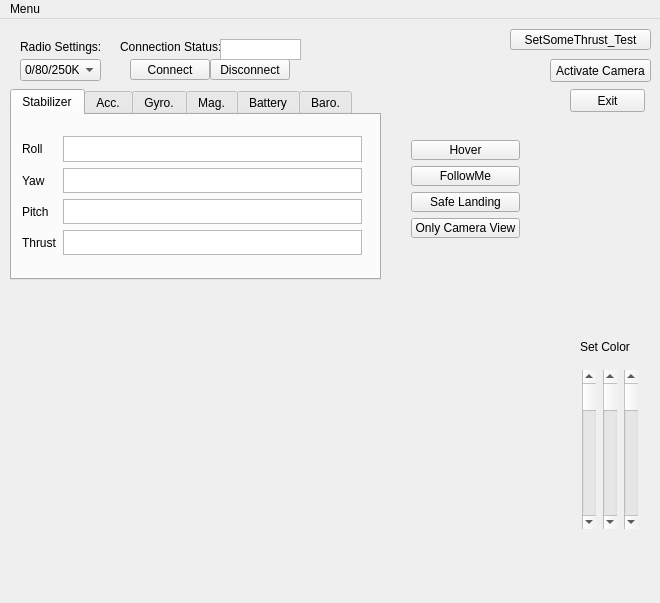
<?xml version="1.0" encoding="UTF-8"?>
<ui version="4.0">
 <class>MainWindow</class>
 <widget class="QMainWindow" name="MainWindow">
  <property name="geometry">
   <rect>
    <x>0</x>
    <y>0</y>
    <width>660</width>
    <height>603</height>
   </rect>
  </property>
  <property name="windowTitle">
   <string>MainWindow</string>
  </property>
  <widget class="QWidget" name="centralWidget">
   <widget class="QPushButton" name="exitApp">
    <property name="geometry">
     <rect>
      <x>570</x>
      <y>70</y>
      <width>75</width>
      <height>23</height>
     </rect>
    </property>
    <property name="text">
     <string>Exit</string>
    </property>
   </widget>
   <widget class="QPushButton" name="activateCamera">
    <property name="geometry">
     <rect>
      <x>550</x>
      <y>40</y>
      <width>101</width>
      <height>23</height>
     </rect>
    </property>
    <property name="text">
     <string>Activate Camera</string>
    </property>
   </widget>
   <widget class="QPushButton" name="connectRadio">
    <property name="geometry">
     <rect>
      <x>130</x>
      <y>40</y>
      <width>80</width>
      <height>21</height>
     </rect>
    </property>
    <property name="text">
     <string>Connect</string>
    </property>
   </widget>
   <widget class="QPushButton" name="disconnectRadio">
    <property name="geometry">
     <rect>
      <x>210</x>
      <y>40</y>
      <width>80</width>
      <height>21</height>
     </rect>
    </property>
    <property name="text">
     <string>Disconnect</string>
    </property>
   </widget>
   <widget class="QComboBox" name="radioSettingsOptions">
    <property name="geometry">
     <rect>
      <x>20</x>
      <y>40</y>
      <width>81</width>
      <height>22</height>
     </rect>
    </property>
    <property name="editable">
     <bool>false</bool>
    </property>
    <item>
     <property name="text">
      <string>0/80/250K</string>
     </property>
    </item>
    <item>
     <property name="text">
      <string>testdummy</string>
     </property>
    </item>
   </widget>
   <widget class="QLabel" name="radioSettings">
    <property name="geometry">
     <rect>
      <x>20</x>
      <y>20</y>
      <width>101</width>
      <height>16</height>
     </rect>
    </property>
    <property name="text">
     <string>Radio Settings:</string>
    </property>
   </widget>
   <widget class="QLabel" name="connectionStatus">
    <property name="geometry">
     <rect>
      <x>120</x>
      <y>20</y>
      <width>131</width>
      <height>16</height>
     </rect>
    </property>
    <property name="text">
     <string>Connection Status: </string>
    </property>
   </widget>
   <widget class="QPushButton" name="pushButton_setThrust">
    <property name="geometry">
     <rect>
      <x>510</x>
      <y>10</y>
      <width>141</width>
      <height>21</height>
     </rect>
    </property>
    <property name="text">
     <string>SetSomeThrust_Test</string>
    </property>
   </widget>
   <widget class="QWidget" name="gridLayoutWidget">
    <property name="geometry">
     <rect>
      <x>9</x>
      <y>269</y>
      <width>551</width>
      <height>281</height>
     </rect>
    </property>
    <layout class="QGridLayout" name="Layout_CameraView"/>
   </widget>
   <widget class="QTabWidget" name="tab_SensorValues">
    <property name="geometry">
     <rect>
      <x>10</x>
      <y>70</y>
      <width>371</width>
      <height>191</height>
     </rect>
    </property>
    <property name="currentIndex">
     <number>0</number>
    </property>
    <widget class="QWidget" name="tab">
     <attribute name="title">
      <string>Stabilizer</string>
     </attribute>
     <widget class="QWidget" name="gridLayoutWidget_2">
      <property name="geometry">
       <rect>
        <x>10</x>
        <y>10</y>
        <width>351</width>
        <height>141</height>
       </rect>
      </property>
      <layout class="QGridLayout" name="Layout_StabVal">
       <property name="leftMargin">
        <number>0</number>
       </property>
       <item row="2" column="0">
        <widget class="QLabel" name="label_pitch">
         <property name="text">
          <string>Pitch</string>
         </property>
        </widget>
       </item>
       <item row="3" column="0">
        <widget class="QLabel" name="label_thrust">
         <property name="text">
          <string>Thrust</string>
         </property>
        </widget>
       </item>
       <item row="1" column="1">
        <widget class="QPlainTextEdit" name="actYaw"/>
       </item>
       <item row="2" column="1">
        <widget class="QPlainTextEdit" name="actPitch"/>
       </item>
       <item row="3" column="1">
        <widget class="QPlainTextEdit" name="actThrust"/>
       </item>
       <item row="0" column="1">
        <widget class="QPlainTextEdit" name="actRoll">
         <property name="minimumSize">
          <size>
           <width>61</width>
           <height>0</height>
          </size>
         </property>
        </widget>
       </item>
       <item row="1" column="0">
        <widget class="QLabel" name="label_yaw">
         <property name="text">
          <string>Yaw</string>
         </property>
        </widget>
       </item>
       <item row="0" column="0">
        <widget class="QLabel" name="label_roll">
         <property name="text">
          <string>Roll</string>
         </property>
        </widget>
       </item>
      </layout>
     </widget>
     <zorder>gridLayoutWidget_2</zorder>
     <zorder>label_roll</zorder>
     <zorder>label_yaw</zorder>
    </widget>
    <widget class="QWidget" name="tab_2">
     <attribute name="title">
      <string>Acc.</string>
     </attribute>
     <widget class="QWidget" name="gridLayoutWidget_3">
      <property name="geometry">
       <rect>
        <x>10</x>
        <y>10</y>
        <width>351</width>
        <height>141</height>
       </rect>
      </property>
      <layout class="QGridLayout" name="Layout_AccVal">
       <property name="leftMargin">
        <number>0</number>
       </property>
       <item row="2" column="0">
        <widget class="QLabel" name="label_actAcc_y">
         <property name="text">
          <string>Acc z</string>
         </property>
        </widget>
       </item>
       <item row="3" column="0">
        <widget class="QLabel" name="label_actAcc_zw">
         <property name="text">
          <string>Acc zw</string>
         </property>
        </widget>
       </item>
       <item row="1" column="1">
        <widget class="QPlainTextEdit" name="actAcc_y"/>
       </item>
       <item row="2" column="1">
        <widget class="QPlainTextEdit" name="actAcc_z"/>
       </item>
       <item row="3" column="1">
        <widget class="QPlainTextEdit" name="actAcc_zw"/>
       </item>
       <item row="0" column="1">
        <widget class="QPlainTextEdit" name="actAcc_x">
         <property name="minimumSize">
          <size>
           <width>61</width>
           <height>0</height>
          </size>
         </property>
        </widget>
       </item>
       <item row="1" column="0">
        <widget class="QLabel" name="label_actAcc_y_2">
         <property name="text">
          <string>Acc y</string>
         </property>
        </widget>
       </item>
       <item row="0" column="0">
        <widget class="QLabel" name="label_actAcc_x">
         <property name="text">
          <string>Acc x</string>
         </property>
        </widget>
       </item>
      </layout>
     </widget>
    </widget>
    <widget class="QWidget" name="tab_3">
     <attribute name="title">
      <string>Gyro.</string>
     </attribute>
     <widget class="QWidget" name="gridLayoutWidget_4">
      <property name="geometry">
       <rect>
        <x>10</x>
        <y>10</y>
        <width>351</width>
        <height>111</height>
       </rect>
      </property>
      <layout class="QGridLayout" name="Layout_GyroVal">
       <property name="leftMargin">
        <number>0</number>
       </property>
       <item row="2" column="0">
        <widget class="QLabel" name="label_actGyro_z">
         <property name="text">
          <string>Gyro z</string>
         </property>
        </widget>
       </item>
       <item row="0" column="0">
        <widget class="QLabel" name="label_actGyro_x">
         <property name="text">
          <string>Gyro x</string>
         </property>
        </widget>
       </item>
       <item row="1" column="1">
        <widget class="QPlainTextEdit" name="actGyro_y"/>
       </item>
       <item row="2" column="1">
        <widget class="QPlainTextEdit" name="actGyro_z"/>
       </item>
       <item row="1" column="0">
        <widget class="QLabel" name="labe_actGyro_y">
         <property name="text">
          <string>Gyro y</string>
         </property>
        </widget>
       </item>
       <item row="0" column="1">
        <widget class="QPlainTextEdit" name="actGyro_x">
         <property name="minimumSize">
          <size>
           <width>61</width>
           <height>0</height>
          </size>
         </property>
        </widget>
       </item>
      </layout>
     </widget>
    </widget>
    <widget class="QWidget" name="tab_4">
     <attribute name="title">
      <string>Mag.</string>
     </attribute>
     <widget class="QWidget" name="gridLayoutWidget_5">
      <property name="geometry">
       <rect>
        <x>10</x>
        <y>10</y>
        <width>351</width>
        <height>111</height>
       </rect>
      </property>
      <layout class="QGridLayout" name="Layout_MagVal">
       <property name="leftMargin">
        <number>0</number>
       </property>
       <item row="2" column="0">
        <widget class="QLabel" name="label_actMag_z">
         <property name="text">
          <string>Mag z</string>
         </property>
        </widget>
       </item>
       <item row="2" column="1">
        <widget class="QPlainTextEdit" name="actMag_z"/>
       </item>
       <item row="1" column="1">
        <widget class="QPlainTextEdit" name="actMag_y"/>
       </item>
       <item row="0" column="1">
        <widget class="QPlainTextEdit" name="actMag_x">
         <property name="minimumSize">
          <size>
           <width>61</width>
           <height>0</height>
          </size>
         </property>
        </widget>
       </item>
       <item row="0" column="0">
        <widget class="QLabel" name="label_actMag_x">
         <property name="text">
          <string>Mag x</string>
         </property>
        </widget>
       </item>
       <item row="1" column="0">
        <widget class="QLabel" name="label_actMag_y">
         <property name="text">
          <string>Mag y</string>
         </property>
        </widget>
       </item>
      </layout>
     </widget>
    </widget>
    <widget class="QWidget" name="tab_5">
     <attribute name="title">
      <string>Battery</string>
     </attribute>
     <widget class="QWidget" name="gridLayoutWidget_6">
      <property name="geometry">
       <rect>
        <x>10</x>
        <y>10</y>
        <width>351</width>
        <height>71</height>
       </rect>
      </property>
      <layout class="QGridLayout" name="Layout_BatteryVal">
       <property name="sizeConstraint">
        <enum>QLayout::SetDefaultConstraint</enum>
       </property>
       <property name="leftMargin">
        <number>0</number>
       </property>
       <property name="verticalSpacing">
        <number>6</number>
       </property>
       <item row="1" column="1">
        <widget class="QPlainTextEdit" name="actBatterStatus"/>
       </item>
       <item row="0" column="1">
        <widget class="QPlainTextEdit" name="actBatteryLevel">
         <property name="sizePolicy">
          <sizepolicy hsizetype="Expanding" vsizetype="Expanding">
           <horstretch>0</horstretch>
           <verstretch>0</verstretch>
          </sizepolicy>
         </property>
         <property name="minimumSize">
          <size>
           <width>61</width>
           <height>0</height>
          </size>
         </property>
        </widget>
       </item>
       <item row="0" column="0">
        <widget class="QLabel" name="label_batterLevel">
         <property name="text">
          <string>Level</string>
         </property>
        </widget>
       </item>
       <item row="1" column="0">
        <widget class="QLabel" name="label_BatteryStatus">
         <property name="text">
          <string>Status</string>
         </property>
        </widget>
       </item>
      </layout>
     </widget>
    </widget>
    <widget class="QWidget" name="tab_6">
     <attribute name="title">
      <string>Baro.</string>
     </attribute>
     <widget class="QWidget" name="gridLayoutWidget_7">
      <property name="geometry">
       <rect>
        <x>10</x>
        <y>10</y>
        <width>351</width>
        <height>141</height>
       </rect>
      </property>
      <layout class="QGridLayout" name="Layout_BaroVal">
       <property name="leftMargin">
        <number>0</number>
       </property>
       <item row="2" column="0">
        <widget class="QLabel" name="label_actAsl">
         <property name="text">
          <string>Asl</string>
         </property>
        </widget>
       </item>
       <item row="3" column="0">
        <widget class="QLabel" name="label_actAslLong">
         <property name="text">
          <string>AslLong</string>
         </property>
        </widget>
       </item>
       <item row="1" column="1">
        <widget class="QPlainTextEdit" name="actPressure"/>
       </item>
       <item row="2" column="1">
        <widget class="QPlainTextEdit" name="actAsl"/>
       </item>
       <item row="3" column="1">
        <widget class="QPlainTextEdit" name="actAslLong"/>
       </item>
       <item row="0" column="1">
        <widget class="QPlainTextEdit" name="actTemperature">
         <property name="minimumSize">
          <size>
           <width>61</width>
           <height>0</height>
          </size>
         </property>
        </widget>
       </item>
       <item row="1" column="0">
        <widget class="QLabel" name="label_pressure">
         <property name="text">
          <string>Pressure</string>
         </property>
        </widget>
       </item>
       <item row="0" column="0">
        <widget class="QLabel" name="label_temperature">
         <property name="text">
          <string>Temperature</string>
         </property>
        </widget>
       </item>
      </layout>
     </widget>
    </widget>
   </widget>
   <widget class="QWidget" name="verticalLayoutWidget">
    <property name="geometry">
     <rect>
      <x>400</x>
      <y>110</y>
      <width>131</width>
      <height>120</height>
     </rect>
    </property>
    <layout class="QVBoxLayout" name="layout_Modes">
     <item>
      <widget class="QPushButton" name="pushButton_hoverMode">
       <property name="text">
        <string>Hover</string>
       </property>
      </widget>
     </item>
     <item>
      <widget class="QPushButton" name="pushButton_FollowMeMode">
       <property name="text">
        <string>FollowMe</string>
       </property>
      </widget>
     </item>
     <item>
      <widget class="QPushButton" name="pushButton_SafeLandingMode">
       <property name="text">
        <string>Safe Landing</string>
       </property>
      </widget>
     </item>
     <item>
      <widget class="QPushButton" name="pushButton_CameraOnlyMode">
       <property name="text">
        <string>Only Camera View</string>
       </property>
      </widget>
     </item>
    </layout>
   </widget>
   <widget class="QWidget" name="horizontalLayoutWidget">
    <property name="geometry">
     <rect>
      <x>570</x>
      <y>340</y>
      <width>81</width>
      <height>181</height>
     </rect>
    </property>
    <layout class="QHBoxLayout" name="LayoutColorBars">
     <item>
      <widget class="QScrollBar" name="verticalScrollBar_hue">
       <property name="orientation">
        <enum>Qt::Vertical</enum>
       </property>
      </widget>
     </item>
     <item>
      <widget class="QScrollBar" name="verticalScrollBar_sat">
       <property name="orientation">
        <enum>Qt::Vertical</enum>
       </property>
      </widget>
     </item>
     <item>
      <widget class="QScrollBar" name="verticalScrollBar_val">
       <property name="orientation">
        <enum>Qt::Vertical</enum>
       </property>
      </widget>
     </item>
    </layout>
   </widget>
   <widget class="QWidget" name="verticalLayoutWidget_2">
    <property name="geometry">
     <rect>
      <x>570</x>
      <y>530</y>
      <width>81</width>
      <height>21</height>
     </rect>
    </property>
    <layout class="QVBoxLayout" name="Layout_Color"/>
   </widget>
   <widget class="QLabel" name="setColor">
    <property name="geometry">
     <rect>
      <x>580</x>
      <y>320</y>
      <width>61</width>
      <height>16</height>
     </rect>
    </property>
    <property name="text">
     <string>Set Color</string>
    </property>
   </widget>
   <widget class="QPlainTextEdit" name="display_ConnectionStatus">
    <property name="geometry">
     <rect>
      <x>220</x>
      <y>20</y>
      <width>81</width>
      <height>21</height>
     </rect>
    </property>
    <property name="font">
     <font>
      <pointsize>6</pointsize>
     </font>
    </property>
   </widget>
  </widget>
  <widget class="QMenuBar" name="menuBar">
   <property name="geometry">
    <rect>
     <x>0</x>
     <y>0</y>
     <width>660</width>
     <height>25</height>
    </rect>
   </property>
   <widget class="QMenu" name="menuFollowMeFle">
    <property name="title">
     <string>Menu</string>
    </property>
    <addaction name="actionExit"/>
   </widget>
   <addaction name="menuFollowMeFle"/>
  </widget>
  <action name="actionExit">
   <property name="text">
    <string>Exit</string>
   </property>
  </action>
 </widget>
 <layoutdefault spacing="6" margin="11"/>
 <resources/>
 <connections/>
</ui>
